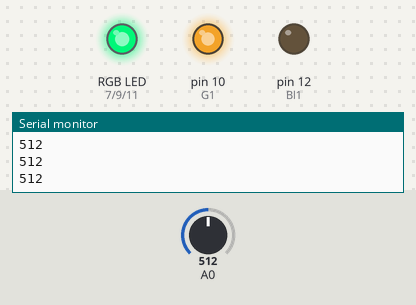
Simulated run of this sketch. Board: Arduino Uno, built with avr-gcc and run on an emulated ATmega328P. Shown: an RGB LED mixed from three pins (HIGH = lit), output pins drawn as LEDs (lit = HIGH), the last lines printed to the serial monitor. The inputs (shaded band) are chosen by the test bench; at power-on: A0 = 512. Pins used as bus, display or sensor lines are not drawn.

Above: at 1.2 s.
1.3 s: A0 set to 894
4.3 s: A0 set to 924
At 5.5 s:
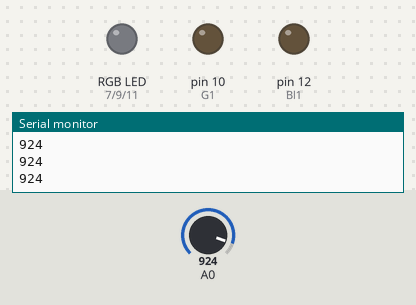
5.8 s: A0 set to 900
At 5.95 s:
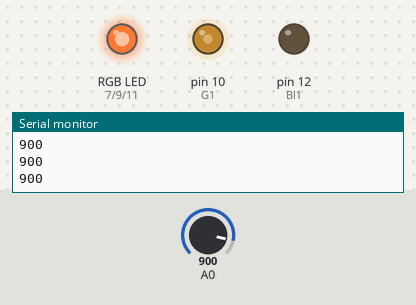
8.8 s: A0 set to 1023
At 9.2 s:
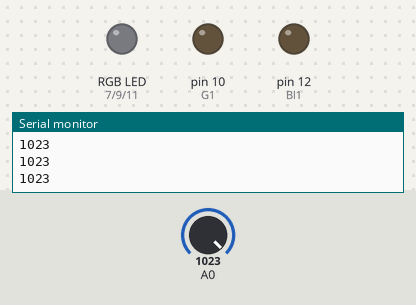
10.3 s: A0 set to 716
At 10.46 s:
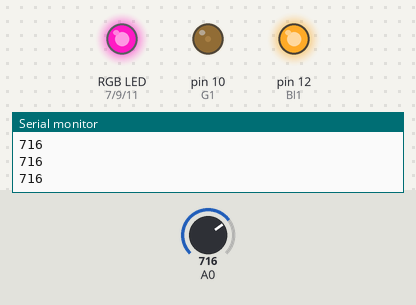
Timing chart, 0 to 31.3 s (numbered marks = the images above; inputs shaded):
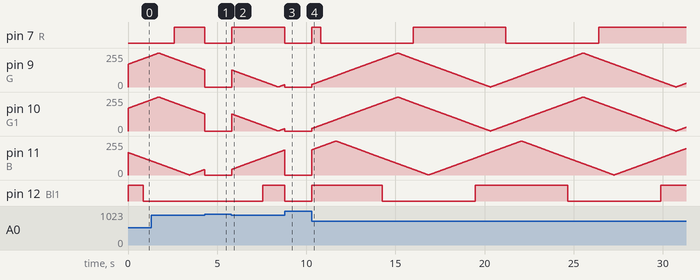

Measured:
- the behaviour switches between 908 and 909 on A0 (found by bisection; images 0 and 1)
- after the input at 4.3 s, pin 7 (R): HIGH → LOW at once
- after the input at 5.8 s, pin 7 (R): LOW → HIGH at once; pin 11 (B): moves from 0/255 to 188/255 over 3.0 s, starting at once; pin 12 (Bl1): LOW → HIGH after 1.8 s
- after the input at 8.8 s, pin 7 (R): HIGH → LOW after 0.01 s instead of 0.49 s; pin 12 (Bl1): HIGH → LOW at once

The sketch:

RGB_Ambient_Light.ino
```cpp
// Ambient RGB light
// Author: Jae
//
// Controls RGB LEDs; smoothly transitions through color values.

int delayTime = 20;
int maxBright = 255;
int photon = 0;

// The pins which each color value is output to.
int R = 7;
int R1 = 8;
int G = 9;
int G1 = 10;
int B = 11;
int Bl1 = 12;

// The initial values of each color.
int red = 0;
int green = 170;
int blue = 170;

// Indicates whether a color is incrementing (1) or decrementing (0).
int incR = 1;
int incG = 1;
int incB = 0;

// Smoothly changes the color values
void transition()
{
  if (red >= maxBright)
    incR = 0;
  else if (red <= 0)
    incR = 1;
  if (green >= maxBright)
    incG = 0;
  else if (green <= 0)
    incG = 1;
  if (blue >= maxBright)
    incB = 0;
  else if (blue <= 0)
    incB = 1;

  if (incR)
    red++;
  else
    red--;
  if(incG)
    green++;
  else
    green--;
  if(incB)
    blue++;
  else
    blue--;
}

// Sets the output voltage on the LED pins.
void setColor()
{
  analogWrite(R, red);
  analogWrite(R1, red);
  analogWrite(G, green);
  analogWrite(G1, green);
  analogWrite(B, blue);
  analogWrite(Bl1, blue);

}

void setup()
{
  Serial.begin(9600);
}

void loop()
{
  photon = analogRead(A0);
  Serial.println(photon);
  int light = map(photon, 850,950, 0, 255);

  if (light < 150) {
    transition();
    setColor();
    delay(delayTime);
  }
  else {
    digitalWrite(R, LOW);
    digitalWrite(R1, LOW);
    digitalWrite(G, LOW);
    digitalWrite(G1, LOW);
    digitalWrite(B, LOW);
    digitalWrite(Bl1, LOW);
  }
}
```
